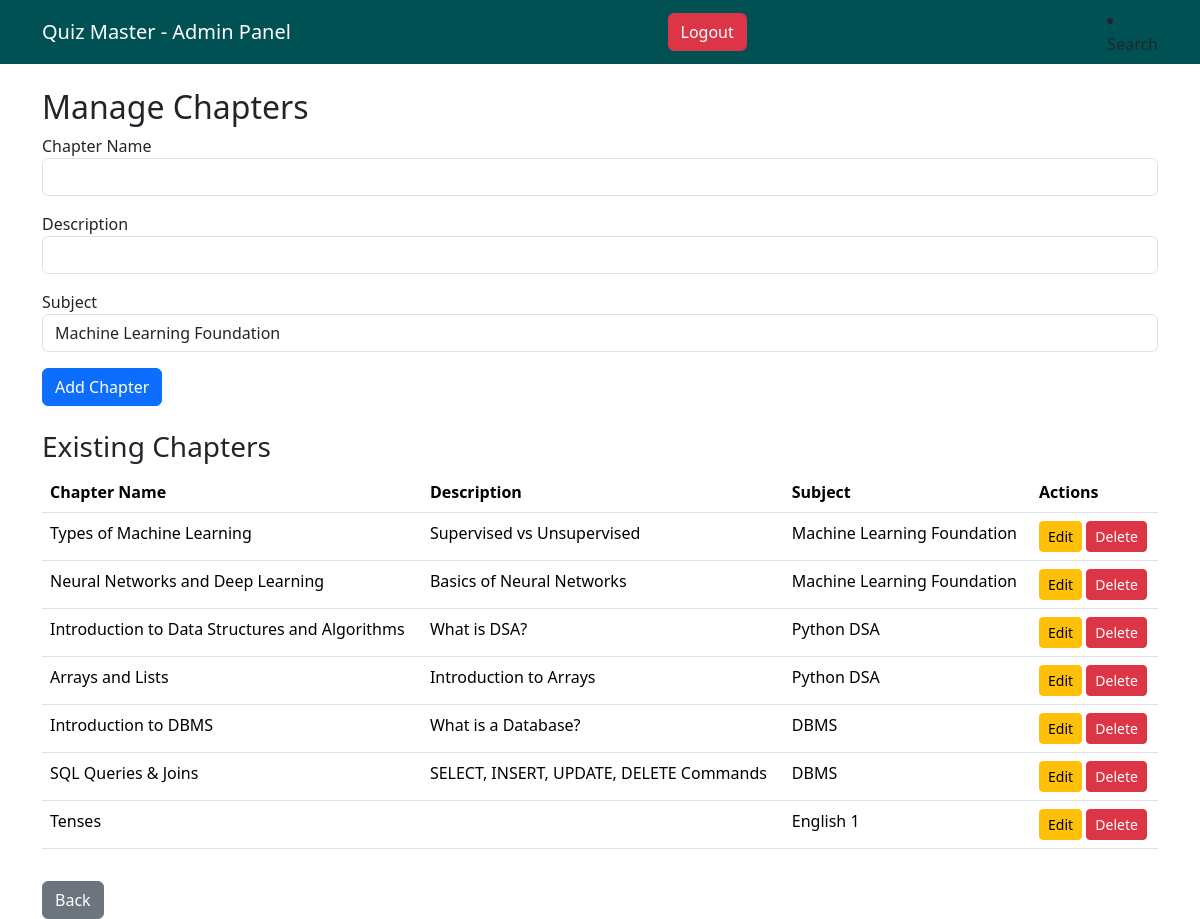
The app's page /admin_dashboard/chapters (signed in) with its own data.
### model.py (models this page shows)
class Chapter(db.Model):
    id= db.Column(db.Integer,primary_key=True)
    subject_id=db.Column(db.Integer,db.ForeignKey('subject.id'),nullable=False)
    name=db.Column(db.String(50),nullable=False)
    description= db.Column(db.Text)
    subject = db.relationship('Subject', backref=db.backref('chapters', lazy=True))

class Subject(db.Model):
    id=db.Column(db.Integer,primary_key=True)
    subject_name=db.Column(db.String(50),nullable=False)
    description=db.Column(db.Text)

### app.py (the view, shortened to what this page needs)
@app.route('/admin_dashboard/chapters', methods=['GET','POST'])
@login_required
def manage_chapters():
    if not current_user.is_admin():
        flash('You are not allowed to access this page','danger')
        return redirect(url_for('student_dashboard'))
    else:
        subjects= Subject.query.all()
        chapters=Chapter.query.all()
        return render_template('manage_chapters.html',chapters=chapters, subjects=subjects)

### app.py (called while the page is built)
@login_manager.user_loader
def load_user(user_id):
    return User.query.get(int(user_id))

### model.py (called while the page is built)
    def is_admin(self):
        return self.role == 'admin'

### templates/manage_chapters.html
{% extends 'base.html' %}
{% block body %}
    <div class="container mt-4">
        <h2>Manage Chapters</h2>
        <form method="POST">
            <div class="mb-3">
                <label>Chapter Name</label>
                <input type="text" class="form-control" name="name" required>
            </div>
            <div class="mb-3">
                <label>Description</label>
                <input type="text" class="form-control" name="description">
            </div>
            <div class="mb-3">
                <label>Subject</label>
                <select class="form-control" name="subject_id">
                    {% for subject in subjects %}
                    <option value="{{ subject.id }}">{{ subject.subject_name }}</option>
                    {% endfor %}
                </select>
            </div>
            <button type="submit" class="btn btn-primary">Add Chapter</button>
        </form>
        <h3 class="mt-4">Existing Chapters</h3>
        <table class="table">
            <thead>
                <tr>
                    <th>Chapter Name</th>
                    <th>Description</th>
                    <th>Subject</th>
                    <th>Actions</th>
                </tr>
            </thead>
            <tbody>
                {% for chapter in chapters %}
                <tr>
                    <td>{{ chapter.name }}</td>
                    <td>{{ chapter.description }}</td>
                    <td>{{ chapter.subject.subject_name }}</td>
                    <td>
                        <a href="{{ url_for('edit_chapter', chapter_id=chapter.id) }}" class="btn btn-warning btn-sm">Edit</a>
                        <a href="{{ url_for('delete_chapter', chapter_id=chapter.id) }}" class="btn btn-danger btn-sm">Delete</a>
                    </td>
                </tr>
                {% endfor %}
            </tbody>
        </table>
        <a href="{{ url_for('admin_dashboard') }}" class="btn btn-secondary mt-3">Back</a>
    </div>
</body>
</html>
{% endblock body %}

### records on screen
Chapter: name "Types of Machine Learning", description "Supervised vs Unsupervised", subject.subject_name "Machine Learning Foundation"
Chapter: name "Neural Networks and Deep Learning", description "Basics of Neural Networks", subject.subject_name "Machine Learning Foundation"
Chapter: name "Introduction to Data Structures and Algorithms", description "What is DSA?", subject.subject_name "Python DSA"
Chapter: name "Arrays and Lists", description "Introduction to Arrays", subject.subject_name "Python DSA"
Chapter: name "Introduction to DBMS", description "What is a Database?", subject.subject_name "DBMS"
Chapter: name "SQL Queries & Joins", description "SELECT, INSERT, UPDATE, DELETE Commands", subject.subject_name "DBMS"
Chapter: name "Tenses", subject.subject_name "English 1"

### other values on screen
form field subject_id "Machine Learning Foundation"
